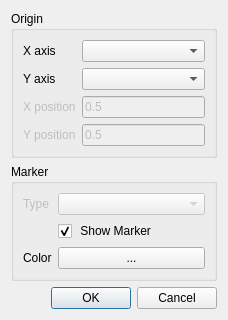
<?xml version="1.0" encoding="UTF-8"?>
<ui version="4.0">
 <class>Dialog</class>
 <widget class="QDialog" name="Dialog">
  <property name="geometry">
   <rect>
    <x>0</x>
    <y>0</y>
    <width>228</width>
    <height>311</height>
   </rect>
  </property>
  <property name="windowTitle">
   <string>Dialog</string>
  </property>
  <layout class="QVBoxLayout" name="layout">
   <item>
    <widget class="QGroupBox" name="origin">
     <property name="title">
      <string>Origin</string>
     </property>
     <layout class="QFormLayout" name="formLayout_3">
      <item row="0" column="0">
       <widget class="QLabel" name="xLabel">
        <property name="text">
         <string>X axis</string>
        </property>
       </widget>
      </item>
      <item row="0" column="1">
       <widget class="QComboBox" name="cbX"/>
      </item>
      <item row="1" column="0">
       <widget class="QLabel" name="yLabel">
        <property name="text">
         <string>Y axis</string>
        </property>
       </widget>
      </item>
      <item row="1" column="1">
       <widget class="QComboBox" name="cbY"/>
      </item>
      <item row="2" column="0">
       <widget class="QLabel" name="xPositionLabel">
        <property name="enabled">
         <bool>false</bool>
        </property>
        <property name="text">
         <string>X position</string>
        </property>
       </widget>
      </item>
      <item row="2" column="1">
       <widget class="QLineEdit" name="leX">
        <property name="enabled">
         <bool>false</bool>
        </property>
        <property name="text">
         <string>0.5</string>
        </property>
       </widget>
      </item>
      <item row="3" column="0">
       <widget class="QLabel" name="yPositionLabel">
        <property name="enabled">
         <bool>false</bool>
        </property>
        <property name="text">
         <string>Y position</string>
        </property>
       </widget>
      </item>
      <item row="3" column="1">
       <widget class="QLineEdit" name="leY">
        <property name="enabled">
         <bool>false</bool>
        </property>
        <property name="text">
         <string>0.5</string>
        </property>
       </widget>
      </item>
     </layout>
    </widget>
   </item>
   <item>
    <widget class="QGroupBox" name="marker">
     <property name="title">
      <string>Marker</string>
     </property>
     <layout class="QFormLayout" name="formLayout_2">
      <item row="0" column="0">
       <widget class="QLabel" name="markerLabel">
        <property name="enabled">
         <bool>false</bool>
        </property>
        <property name="text">
         <string>Type</string>
        </property>
       </widget>
      </item>
      <item row="0" column="1">
       <widget class="QComboBox" name="cbMarker">
        <property name="enabled">
         <bool>false</bool>
        </property>
       </widget>
      </item>
      <item row="1" column="1">
       <widget class="QCheckBox" name="bShowMarker">
        <property name="text">
         <string> Show Marker</string>
        </property>
        <property name="checked">
         <bool>true</bool>
        </property>
       </widget>
      </item>
      <item row="2" column="0">
       <widget class="QLabel" name="label">
        <property name="text">
         <string>Color</string>
        </property>
       </widget>
      </item>
      <item row="2" column="1">
       <widget class="QPushButton" name="pushColor">
        <property name="text">
         <string>...</string>
        </property>
       </widget>
      </item>
     </layout>
    </widget>
   </item>
   <item>
    <widget class="QDialogButtonBox" name="buttonBox">
     <property name="orientation">
      <enum>Qt::Horizontal</enum>
     </property>
     <property name="standardButtons">
      <set>QDialogButtonBox::Cancel|QDialogButtonBox::Ok</set>
     </property>
    </widget>
   </item>
  </layout>
 </widget>
 <resources/>
 <connections>
  <connection>
   <sender>buttonBox</sender>
   <signal>accepted()</signal>
   <receiver>Dialog</receiver>
   <slot>accept()</slot>
   <hints>
    <hint type="sourcelabel">
     <x>248</x>
     <y>254</y>
    </hint>
    <hint type="destinationlabel">
     <x>157</x>
     <y>274</y>
    </hint>
   </hints>
  </connection>
  <connection>
   <sender>buttonBox</sender>
   <signal>rejected()</signal>
   <receiver>Dialog</receiver>
   <slot>reject()</slot>
   <hints>
    <hint type="sourcelabel">
     <x>316</x>
     <y>260</y>
    </hint>
    <hint type="destinationlabel">
     <x>286</x>
     <y>274</y>
    </hint>
   </hints>
  </connection>
 </connections>
</ui>
